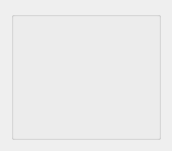
   <widget class="QWidget" name="horizontalLayoutWidget_8">
    <property name="geometry">
     <rect>
      <x>90</x>
      <y>270</y>
      <width>171</width>
      <height>133</height>
     </rect>
    </property>
    <layout class="QHBoxLayout" name="horizontalLayout_2">
     <item>
      <widget class="QGroupBox" name="box_2">
       <property name="minimumSize">
        <size>
         <width>150</width>
         <height>129</height>
        </size>
       </property>
       <property name="maximumSize">
        <size>
         <width>150</width>
         <height>129</height>
        </size>
       </property>
       <property name="title">
        <string/>
       </property>
       <widget class="QLabel" name="card2_1">
        <property name="geometry">
         <rect>
          <x>23</x>
          <y>10</y>
          <width>48</width>
          <height>76</height>
         </rect>
        </property>
        <property name="minimumSize">
         <size>
          <width>48</width>
          <height>76</height>
         </size>
        </property>
        <property name="maximumSize">
         <size>
          <width>48</width>
          <height>76</height>
         </size>
        </property>
        <property name="text">
         <string/>
        </property>
       </widget>
       <widget class="QLabel" name="button2">
        <property name="geometry">
         <rect>
          <x>100</x>
          <y>10</y>
          <width>40</width>
          <height>42</height>
         </rect>
        </property>
        <property name="minimumSize">
         <size>
          <width>40</width>
          <height>42</height>
         </size>
        </property>
        <property name="maximumSize">
         <size>
          <width>40</width>
          <height>42</height>
         </size>
        </property>
        <property name="text">
         <string/>
        </property>
       </widget>
       <widget class="QLabel" name="card2_2">
        <property name="geometry">
         <rect>
          <x>47</x>
          <y>10</y>
          <width>48</width>
          <height>76</height>
         </rect>
        </property>
        <property name="minimumSize">
         <size>
          <width>48</width>
          <height>76</height>
         </size>
        </property>
        <property name="maximumSize">
         <size>
          <width>48</width>
          <height>76</height>
         </size>
        </property>
        <property name="text">
         <string/>
        </property>
       </widget>
       <widget class="QLabel" name="playerName_2">
        <property name="geometry">
         <rect>
          <x>10</x>
          <y>91</y>
          <width>70</width>
          <height>14</height>
         </rect>
        </property>
        <property name="styleSheet">
         <string notr="true">color: rgb(255, 255, 255);</string>
        </property>
        <property name="text">
         <string/>
        </property>
       </widget>
       <widget class="QLabel" name="playerCash_2">
        <property name="geometry">
         <rect>
          <x>5</x>
          <y>110</y>
          <width>70</width>
          <height>14</height>
         </rect>
        </property>
        <property name="styleSheet">
         <string notr="true">color: rgb(255, 255, 255);</string>
        </property>
        <property name="text">
         <string/>
        </property>
       </widget>
       <widget class="QLabel" name="playerStatus_2">
        <property name="geometry">
         <rect>
          <x>4</x>
          <y>27</y>
          <width>114</width>
          <height>40</height>
         </rect>
        </property>
        <property name="minimumSize">
         <size>
          <width>114</width>
          <height>40</height>
         </size>
        </property>
        <property name="maximumSize">
         <size>
          <width>114</width>
          <height>40</height>
         </size>
        </property>
        <property name="text">
         <string/>
        </property>
       </widget>
       <widget class="QLabel" name="playerBet_2">
        <property name="geometry">
         <rect>
          <x>75</x>
          <y>91</y>
          <width>80</width>
          <height>33</height>
         </rect>
        </property>
        <property name="styleSheet">
         <string notr="true">color: rgb(255, 0, 0);
font: 14pt &quot;Ubuntu&quot;;</string>
        </property>
        <property name="text">
         <string/>
        </property>
        <property name="alignment">
         <set>Qt::AlignCenter</set>
        </property>
       </widget>
      </widget>
     </item>
    </layout>
   </widget>
